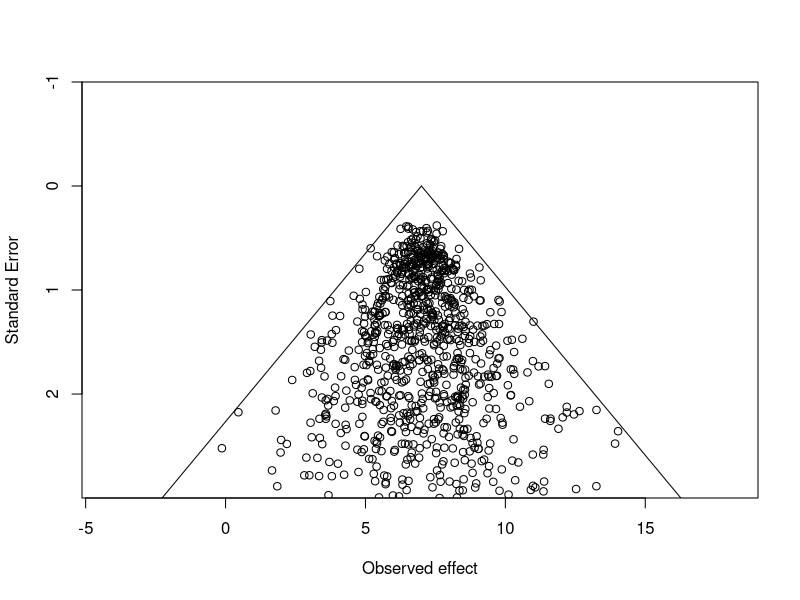

This figure's R source:
generateFunnelPlots <- function(mean, var, n, pubBias = FALSE){

	#n is number of studies.
	#k is max study size
	studySizes = c(rexp(floor(n/2), 0.45) + 1, rexp(ceiling(n/2), 0.1) + 1);
	studyObservedMeans = c();
	assigned = FALSE;
	for(i in 1:n){
		assigned = FALSE;
		while(assigned == FALSE){
			studyRecordings = rnorm(studySizes[i], mean, var);
			if(pubBias == FALSE || ((runif(1, 0, 1) < runif(1, 0, 0.25) || mean(studyRecordings) > mean-2+rnorm(1, 0, 1)))){
				studyObservedMeans[i] = mean(studyRecordings);
				assigned = TRUE;
			}
		}
	}
	z = qnorm(0.999, mean = 0, sd = 1, log = FALSE);
	standardErrors = var/sqrt(studySizes);
	counter = 0;
	for(i in 1:n){
		if(studyObservedMeans[i-counter] > (mean+z*standardErrors[i-counter]) || studyObservedMeans[i-counter] < mean-z*standardErrors[i-counter]){
			studyObservedMeans = studyObservedMeans[-(i-counter)];
			standardErrors = standardErrors[-(i-counter)];
			counter = counter+1;
		}
	}
	x = range(studyObservedMeans);
	y = range(standardErrors);
	plot(studyObservedMeans, standardErrors, xlim = c(x[1]-5, x[2]+5), ylim = rev(range(c(-1, y[2]))), , xlab = 'Observed effect', ylab = 'Standard Error', yaxs = "i", xaxs = "i");
	segments(mean, 0, mean+z*y[2], y[2])
	segments(mean, 0, mean-z*y[2], y[2])
}
generateFunnelPlots(7, 3, 900)